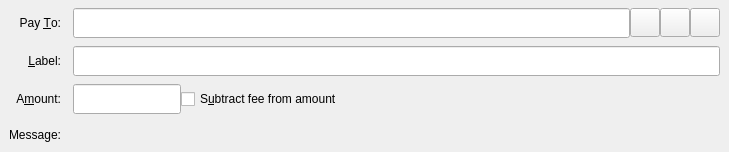
<?xml version="1.0" encoding="UTF-8"?>
<ui version="4.0">
 <class>SendCoinsEntry</class>
 <widget class="QStackedWidget" name="SendCoinsEntry">
  <property name="geometry">
   <rect>
    <x>0</x>
    <y>0</y>
    <width>729</width>
    <height>152</height>
   </rect>
  </property>
  <property name="focusPolicy">
   <enum>Qt::TabFocus</enum>
  </property>
  <property name="autoFillBackground">
   <bool>false</bool>
  </property>
  <widget class="QFrame" name="SendCoins">
   <property name="toolTip">
    <string>This is a normal payment.</string>
   </property>
   <property name="frameShape">
    <enum>QFrame::NoFrame</enum>
   </property>
   <layout class="QGridLayout" name="gridLayout">
    <property name="topMargin">
     <number>8</number>
    </property>
    <property name="bottomMargin">
     <number>4</number>
    </property>
    <property name="horizontalSpacing">
     <number>12</number>
    </property>
    <property name="verticalSpacing">
     <number>8</number>
    </property>
    <item row="0" column="0">
     <widget class="QLabel" name="payToLabel">
      <property name="text">
       <string>Pay &amp;To:</string>
      </property>
      <property name="alignment">
       <set>Qt::AlignRight|Qt::AlignTrailing|Qt::AlignVCenter</set>
      </property>
      <property name="buddy">
       <cstring>payTo</cstring>
      </property>
     </widget>
    </item>
    <item row="3" column="1">
     <widget class="QLabel" name="messageTextLabel">
      <property name="toolTip">
       <string>A message that was attached to the bitcredit: URI which will be stored with the transaction for your reference. Note: This message will not be sent over the Bitcredit network.</string>
      </property>
      <property name="textFormat">
       <enum>Qt::PlainText</enum>
      </property>
     </widget>
    </item>
    <item row="3" column="0">
     <widget class="QLabel" name="messageLabel">
      <property name="text">
       <string>Message:</string>
      </property>
      <property name="alignment">
       <set>Qt::AlignRight|Qt::AlignTrailing|Qt::AlignVCenter</set>
      </property>
     </widget>
    </item>
    <item row="2" column="0">
     <widget class="QLabel" name="amountLabel">
      <property name="text">
       <string>A&amp;mount:</string>
      </property>
      <property name="alignment">
       <set>Qt::AlignRight|Qt::AlignTrailing|Qt::AlignVCenter</set>
      </property>
      <property name="buddy">
       <cstring>payAmount</cstring>
      </property>
     </widget>
    </item>
    <item row="1" column="0">
     <widget class="QLabel" name="labellLabel">
      <property name="text">
       <string>&amp;Label:</string>
      </property>
      <property name="alignment">
       <set>Qt::AlignRight|Qt::AlignTrailing|Qt::AlignVCenter</set>
      </property>
      <property name="buddy">
       <cstring>addAsLabel</cstring>
      </property>
     </widget>
    </item>
    <item row="1" column="1">
     <widget class="QLineEdit" name="addAsLabel">
      <property name="minimumSize">
       <size>
        <width>0</width>
        <height>30</height>
       </size>
      </property>
      <property name="toolTip">
       <string>Enter a label for this address to add it to the list of used addresses</string>
      </property>
     </widget>
    </item>
    <item row="0" column="1">
     <layout class="QHBoxLayout" name="payToLayout">
      <property name="spacing">
       <number>0</number>
      </property>
      <item>
       <widget class="QValidatedLineEdit" name="payTo">
        <property name="minimumSize">
         <size>
          <width>0</width>
          <height>30</height>
         </size>
        </property>
        <property name="toolTip">
         <string>The Bitcredit address to send the payment to</string>
        </property>
       </widget>
      </item>
      <item>
       <widget class="QToolButton" name="addressBookButton">
        <property name="toolTip">
         <string>Choose previously used address</string>
        </property>
        <property name="text">
         <string/>
        </property>
        <property name="icon">
         <iconset resource="../bitcredit.qrc">
          <normaloff>:/icons/address-book</normaloff>:/icons/address-book</iconset>
        </property>
        <property name="iconSize">
         <size>
          <width>22</width>
          <height>22</height>
         </size>
        </property>
        <property name="shortcut">
         <string>Alt+A</string>
        </property>
       </widget>
      </item>
      <item>
       <widget class="QToolButton" name="pasteButton">
        <property name="toolTip">
         <string>Paste address from clipboard</string>
        </property>
        <property name="text">
         <string/>
        </property>
        <property name="icon">
         <iconset resource="../bitcredit.qrc">
          <normaloff>:/icons/editpaste</normaloff>:/icons/editpaste</iconset>
        </property>
        <property name="iconSize">
         <size>
          <width>22</width>
          <height>22</height>
         </size>
        </property>
        <property name="shortcut">
         <string>Alt+P</string>
        </property>
       </widget>
      </item>
      <item>
       <widget class="QToolButton" name="deleteButton">
        <property name="toolTip">
         <string>Remove this entry</string>
        </property>
        <property name="text">
         <string/>
        </property>
        <property name="icon">
         <iconset resource="../bitcredit.qrc">
          <normaloff>:/icons/remove</normaloff>:/icons/remove</iconset>
        </property>
        <property name="iconSize">
         <size>
          <width>22</width>
          <height>22</height>
         </size>
        </property>
       </widget>
      </item>
     </layout>
    </item>
    <item row="2" column="1">
     <layout class="QHBoxLayout" name="horizontalLayoutAmount" stretch="0,1">
      <item>
       <widget class="BitcreditAmountField" name="payAmount">
        <property name="minimumSize">
         <size>
          <width>0</width>
          <height>30</height>
         </size>
        </property>
       </widget>
      </item>
      <item>
       <widget class="QCheckBox" name="checkboxSubtractFeeFromAmount">
        <property name="toolTip">
         <string>The fee will be deducted from the amount being sent. The recipient will receive less bitcredits than you enter in the amount field. If multiple recipients are selected, the fee is split equally.</string>
        </property>
        <property name="text">
         <string>S&amp;ubtract fee from amount</string>
        </property>
       </widget>
      </item>
     </layout>
    </item>
   </layout>
  </widget>
  <widget class="QFrame" name="SendCoins_UnauthenticatedPaymentRequest">
   <property name="palette">
    <palette>
     <active>
      <colorrole role="WindowText">
       <brush brushstyle="SolidPattern">
        <color alpha="255">
         <red>0</red>
         <green>0</green>
         <blue>0</blue>
        </color>
       </brush>
      </colorrole>
      <colorrole role="Button">
       <brush brushstyle="SolidPattern">
        <color alpha="255">
         <red>255</red>
         <green>255</green>
         <blue>127</blue>
        </color>
       </brush>
      </colorrole>
      <colorrole role="Light">
       <brush brushstyle="SolidPattern">
        <color alpha="255">
         <red>255</red>
         <green>255</green>
         <blue>255</blue>
        </color>
       </brush>
      </colorrole>
      <colorrole role="Midlight">
       <brush brushstyle="SolidPattern">
        <color alpha="255">
         <red>255</red>
         <green>255</green>
         <blue>191</blue>
        </color>
       </brush>
      </colorrole>
      <colorrole role="Dark">
       <brush brushstyle="SolidPattern">
        <color alpha="255">
         <red>127</red>
         <green>127</green>
         <blue>63</blue>
        </color>
       </brush>
      </colorrole>
      <colorrole role="Mid">
       <brush brushstyle="SolidPattern">
        <color alpha="255">
         <red>170</red>
         <green>170</green>
         <blue>84</blue>
        </color>
       </brush>
      </colorrole>
      <colorrole role="Text">
       <brush brushstyle="SolidPattern">
        <color alpha="255">
         <red>0</red>
         <green>0</green>
         <blue>0</blue>
        </color>
       </brush>
      </colorrole>
      <colorrole role="BrightText">
       <brush brushstyle="SolidPattern">
        <color alpha="255">
         <red>255</red>
         <green>255</green>
         <blue>255</blue>
        </color>
       </brush>
      </colorrole>
      <colorrole role="ButtonText">
       <brush brushstyle="SolidPattern">
        <color alpha="255">
         <red>0</red>
         <green>0</green>
         <blue>0</blue>
        </color>
       </brush>
      </colorrole>
      <colorrole role="Base">
       <brush brushstyle="SolidPattern">
        <color alpha="255">
         <red>255</red>
         <green>255</green>
         <blue>255</blue>
        </color>
       </brush>
      </colorrole>
      <colorrole role="Window">
       <brush brushstyle="SolidPattern">
        <color alpha="255">
         <red>255</red>
         <green>255</green>
         <blue>127</blue>
        </color>
       </brush>
      </colorrole>
      <colorrole role="Shadow">
       <brush brushstyle="SolidPattern">
        <color alpha="255">
         <red>0</red>
         <green>0</green>
         <blue>0</blue>
        </color>
       </brush>
      </colorrole>
      <colorrole role="AlternateBase">
       <brush brushstyle="SolidPattern">
        <color alpha="255">
         <red>255</red>
         <green>255</green>
         <blue>191</blue>
        </color>
       </brush>
      </colorrole>
      <colorrole role="ToolTipBase">
       <brush brushstyle="SolidPattern">
        <color alpha="255">
         <red>255</red>
         <green>255</green>
         <blue>220</blue>
        </color>
       </brush>
      </colorrole>
      <colorrole role="ToolTipText">
       <brush brushstyle="SolidPattern">
        <color alpha="255">
         <red>0</red>
         <green>0</green>
         <blue>0</blue>
        </color>
       </brush>
      </colorrole>
     </active>
     <inactive>
      <colorrole role="WindowText">
       <brush brushstyle="SolidPattern">
        <color alpha="255">
         <red>0</red>
         <green>0</green>
         <blue>0</blue>
        </color>
       </brush>
      </colorrole>
      <colorrole role="Button">
       <brush brushstyle="SolidPattern">
        <color alpha="255">
         <red>255</red>
         <green>255</green>
         <blue>127</blue>
        </color>
       </brush>
      </colorrole>
      <colorrole role="Light">
       <brush brushstyle="SolidPattern">
        <color alpha="255">
         <red>255</red>
         <green>255</green>
         <blue>255</blue>
        </color>
       </brush>
      </colorrole>
      <colorrole role="Midlight">
       <brush brushstyle="SolidPattern">
        <color alpha="255">
         <red>255</red>
         <green>255</green>
         <blue>191</blue>
        </color>
       </brush>
      </colorrole>
      <colorrole role="Dark">
       <brush brushstyle="SolidPattern">
        <color alpha="255">
         <red>127</red>
         <green>127</green>
         <blue>63</blue>
        </color>
       </brush>
      </colorrole>
      <colorrole role="Mid">
       <brush brushstyle="SolidPattern">
        <color alpha="255">
         <red>170</red>
         <green>170</green>
         <blue>84</blue>
        </color>
       </brush>
      </colorrole>
      <colorrole role="Text">
       <brush brushstyle="SolidPattern">
        <color alpha="255">
         <red>0</red>
         <green>0</green>
         <blue>0</blue>
        </color>
       </brush>
      </colorrole>
      <colorrole role="BrightText">
       <brush brushstyle="SolidPattern">
        <color alpha="255">
         <red>255</red>
         <green>255</green>
         <blue>255</blue>
        </color>
       </brush>
      </colorrole>
      <colorrole role="ButtonText">
       <brush brushstyle="SolidPattern">
        <color alpha="255">
         <red>0</red>
         <green>0</green>
         <blue>0</blue>
        </color>
       </brush>
      </colorrole>
      <colorrole role="Base">
       <brush brushstyle="SolidPattern">
        <color alpha="255">
         <red>255</red>
         <green>255</green>
         <blue>255</blue>
        </color>
       </brush>
      </colorrole>
      <colorrole role="Window">
       <brush brushstyle="SolidPattern">
        <color alpha="255">
         <red>255</red>
         <green>255</green>
         <blue>127</blue>
        </color>
       </brush>
      </colorrole>
      <colorrole role="Shadow">
       <brush brushstyle="SolidPattern">
        <color alpha="255">
         <red>0</red>
         <green>0</green>
         <blue>0</blue>
        </color>
       </brush>
      </colorrole>
      <colorrole role="AlternateBase">
       <brush brushstyle="SolidPattern">
        <color alpha="255">
         <red>255</red>
         <green>255</green>
         <blue>191</blue>
        </color>
       </brush>
      </colorrole>
      <colorrole role="ToolTipBase">
       <brush brushstyle="SolidPattern">
        <color alpha="255">
         <red>255</red>
         <green>255</green>
         <blue>220</blue>
        </color>
       </brush>
      </colorrole>
      <colorrole role="ToolTipText">
       <brush brushstyle="SolidPattern">
        <color alpha="255">
         <red>0</red>
         <green>0</green>
         <blue>0</blue>
        </color>
       </brush>
      </colorrole>
     </inactive>
     <disabled>
      <colorrole role="WindowText">
       <brush brushstyle="SolidPattern">
        <color alpha="255">
         <red>127</red>
         <green>127</green>
         <blue>63</blue>
        </color>
       </brush>
      </colorrole>
      <colorrole role="Button">
       <brush brushstyle="SolidPattern">
        <color alpha="255">
         <red>255</red>
         <green>255</green>
         <blue>127</blue>
        </color>
       </brush>
      </colorrole>
      <colorrole role="Light">
       <brush brushstyle="SolidPattern">
        <color alpha="255">
         <red>255</red>
         <green>255</green>
         <blue>255</blue>
        </color>
       </brush>
      </colorrole>
      <colorrole role="Midlight">
       <brush brushstyle="SolidPattern">
        <color alpha="255">
         <red>255</red>
         <green>255</green>
         <blue>191</blue>
        </color>
       </brush>
      </colorrole>
      <colorrole role="Dark">
       <brush brushstyle="SolidPattern">
        <color alpha="255">
         <red>127</red>
         <green>127</green>
         <blue>63</blue>
        </color>
       </brush>
      </colorrole>
      <colorrole role="Mid">
       <brush brushstyle="SolidPattern">
        <color alpha="255">
         <red>170</red>
         <green>170</green>
         <blue>84</blue>
        </color>
       </brush>
      </colorrole>
      <colorrole role="Text">
       <brush brushstyle="SolidPattern">
        <color alpha="255">
         <red>127</red>
         <green>127</green>
         <blue>63</blue>
        </color>
       </brush>
      </colorrole>
      <colorrole role="BrightText">
       <brush brushstyle="SolidPattern">
        <color alpha="255">
         <red>255</red>
         <green>255</green>
         <blue>255</blue>
        </color>
       </brush>
      </colorrole>
      <colorrole role="ButtonText">
       <brush brushstyle="SolidPattern">
        <color alpha="255">
         <red>127</red>
         <green>127</green>
         <blue>63</blue>
        </color>
       </brush>
      </colorrole>
      <colorrole role="Base">
       <brush brushstyle="SolidPattern">
        <color alpha="255">
         <red>255</red>
         <green>255</green>
         <blue>127</blue>
        </color>
       </brush>
      </colorrole>
      <colorrole role="Window">
       <brush brushstyle="SolidPattern">
        <color alpha="255">
         <red>255</red>
         <green>255</green>
         <blue>127</blue>
        </color>
       </brush>
      </colorrole>
      <colorrole role="Shadow">
       <brush brushstyle="SolidPattern">
        <color alpha="255">
         <red>0</red>
         <green>0</green>
         <blue>0</blue>
        </color>
       </brush>
      </colorrole>
      <colorrole role="AlternateBase">
       <brush brushstyle="SolidPattern">
        <color alpha="255">
         <red>255</red>
         <green>255</green>
         <blue>127</blue>
        </color>
       </brush>
      </colorrole>
      <colorrole role="ToolTipBase">
       <brush brushstyle="SolidPattern">
        <color alpha="255">
         <red>255</red>
         <green>255</green>
         <blue>220</blue>
        </color>
       </brush>
      </colorrole>
      <colorrole role="ToolTipText">
       <brush brushstyle="SolidPattern">
        <color alpha="255">
         <red>0</red>
         <green>0</green>
         <blue>0</blue>
        </color>
       </brush>
      </colorrole>
     </disabled>
    </palette>
   </property>
   <property name="toolTip">
    <string>This is an unauthenticated payment request.</string>
   </property>
   <property name="autoFillBackground">
    <bool>true</bool>
   </property>
   <property name="frameShape">
    <enum>QFrame::NoFrame</enum>
   </property>
   <layout class="QGridLayout" name="gridLayout_is">
    <property name="spacing">
     <number>12</number>
    </property>
    <item row="0" column="0">
     <widget class="QLabel" name="payToLabel_is">
      <property name="text">
       <string>Pay To:</string>
      </property>
      <property name="alignment">
       <set>Qt::AlignRight|Qt::AlignTrailing|Qt::AlignVCenter</set>
      </property>
     </widget>
    </item>
    <item row="0" column="1">
     <layout class="QHBoxLayout" name="payToLayout_is">
      <property name="spacing">
       <number>0</number>
      </property>
      <item>
       <widget class="QLabel" name="payTo_is"/>
      </item>
      <item>
       <widget class="QToolButton" name="deleteButton_is">
        <property name="toolTip">
         <string>Remove this entry</string>
        </property>
        <property name="text">
         <string/>
        </property>
        <property name="icon">
         <iconset resource="../bitcredit.qrc">
          <normaloff>:/icons/remove</normaloff>:/icons/remove</iconset>
        </property>
       </widget>
      </item>
     </layout>
    </item>
    <item row="1" column="0">
     <widget class="QLabel" name="memoLabel_is">
      <property name="text">
       <string>Memo:</string>
      </property>
      <property name="alignment">
       <set>Qt::AlignRight|Qt::AlignTrailing|Qt::AlignVCenter</set>
      </property>
     </widget>
    </item>
    <item row="1" column="1">
     <widget class="QLabel" name="memoTextLabel_is">
      <property name="textFormat">
       <enum>Qt::PlainText</enum>
      </property>
     </widget>
    </item>
    <item row="2" column="0">
     <widget class="QLabel" name="amountLabel_is">
      <property name="text">
       <string>A&amp;mount:</string>
      </property>
      <property name="alignment">
       <set>Qt::AlignRight|Qt::AlignTrailing|Qt::AlignVCenter</set>
      </property>
      <property name="buddy">
       <cstring>payAmount_is</cstring>
      </property>
     </widget>
    </item>
    <item row="2" column="1">
     <widget class="BitcreditAmountField" name="payAmount_is">
      <property name="acceptDrops">
       <bool>false</bool>
      </property>
     </widget>
    </item>
   </layout>
  </widget>
  <widget class="QFrame" name="SendCoins_AuthenticatedPaymentRequest">
   <property name="palette">
    <palette>
     <active>
      <colorrole role="WindowText">
       <brush brushstyle="SolidPattern">
        <color alpha="255">
         <red>0</red>
         <green>0</green>
         <blue>0</blue>
        </color>
       </brush>
      </colorrole>
      <colorrole role="Button">
       <brush brushstyle="SolidPattern">
        <color alpha="255">
         <red>140</red>
         <green>232</green>
         <blue>119</blue>
        </color>
       </brush>
      </colorrole>
      <colorrole role="Light">
       <brush brushstyle="SolidPattern">
        <color alpha="255">
         <red>230</red>
         <green>255</green>
         <blue>224</blue>
        </color>
       </brush>
      </colorrole>
      <colorrole role="Midlight">
       <brush brushstyle="SolidPattern">
        <color alpha="255">
         <red>185</red>
         <green>243</green>
         <blue>171</blue>
        </color>
       </brush>
      </colorrole>
      <colorrole role="Dark">
       <brush brushstyle="SolidPattern">
        <color alpha="255">
         <red>70</red>
         <green>116</green>
         <blue>59</blue>
        </color>
       </brush>
      </colorrole>
      <colorrole role="Mid">
       <brush brushstyle="SolidPattern">
        <color alpha="255">
         <red>93</red>
         <green>155</green>
         <blue>79</blue>
        </color>
       </brush>
      </colorrole>
      <colorrole role="Text">
       <brush brushstyle="SolidPattern">
        <color alpha="255">
         <red>0</red>
         <green>0</green>
         <blue>0</blue>
        </color>
       </brush>
      </colorrole>
      <colorrole role="BrightText">
       <brush brushstyle="SolidPattern">
        <color alpha="255">
         <red>155</red>
         <green>255</green>
         <blue>147</blue>
        </color>
       </brush>
      </colorrole>
      <colorrole role="ButtonText">
       <brush brushstyle="SolidPattern">
        <color alpha="255">
         <red>0</red>
         <green>0</green>
         <blue>0</blue>
        </color>
       </brush>
      </colorrole>
      <colorrole role="Base">
       <brush brushstyle="SolidPattern">
        <color alpha="255">
         <red>119</red>
         <green>255</green>
         <blue>233</blue>
        </color>
       </brush>
      </colorrole>
      <colorrole role="Window">
       <brush brushstyle="SolidPattern">
        <color alpha="255">
         <red>140</red>
         <green>232</green>
         <blue>119</blue>
        </color>
       </brush>
      </colorrole>
      <colorrole role="Shadow">
       <brush brushstyle="SolidPattern">
        <color alpha="255">
         <red>0</red>
         <green>0</green>
         <blue>0</blue>
        </color>
       </brush>
      </colorrole>
      <colorrole role="AlternateBase">
       <brush brushstyle="SolidPattern">
        <color alpha="255">
         <red>197</red>
         <green>243</green>
         <blue>187</blue>
        </color>
       </brush>
      </colorrole>
      <colorrole role="NoRole">
       <brush brushstyle="SolidPattern">
        <color alpha="255">
         <red>125</red>
         <green>194</green>
         <blue>122</blue>
        </color>
       </brush>
      </colorrole>
      <colorrole role="ToolTipBase">
       <brush brushstyle="SolidPattern">
        <color alpha="255">
         <red>255</red>
         <green>255</green>
         <blue>220</blue>
        </color>
       </brush>
      </colorrole>
      <colorrole role="ToolTipText">
       <brush brushstyle="SolidPattern">
        <color alpha="255">
         <red>0</red>
         <green>0</green>
         <blue>0</blue>
        </color>
       </brush>
      </colorrole>
     </active>
     <inactive>
      <colorrole role="WindowText">
       <brush brushstyle="SolidPattern">
        <color alpha="255">
         <red>0</red>
         <green>0</green>
         <blue>0</blue>
        </color>
       </brush>
      </colorrole>
      <colorrole role="Button">
       <brush brushstyle="SolidPattern">
        <color alpha="255">
         <red>140</red>
         <green>232</green>
         <blue>119</blue>
        </color>
       </brush>
      </colorrole>
      <colorrole role="Light">
       <brush brushstyle="SolidPattern">
        <color alpha="255">
         <red>230</red>
         <green>255</green>
         <blue>224</blue>
        </color>
       </brush>
      </colorrole>
      <colorrole role="Midlight">
       <brush brushstyle="SolidPattern">
        <color alpha="255">
         <red>185</red>
         <green>243</green>
         <blue>171</blue>
        </color>
       </brush>
      </colorrole>
      <colorrole role="Dark">
       <brush brushstyle="SolidPattern">
        <color alpha="255">
         <red>70</red>
         <green>116</green>
         <blue>59</blue>
        </color>
       </brush>
      </colorrole>
      <colorrole role="Mid">
       <brush brushstyle="SolidPattern">
        <color alpha="255">
         <red>93</red>
         <green>155</green>
         <blue>79</blue>
        </color>
       </brush>
      </colorrole>
      <colorrole role="Text">
       <brush brushstyle="SolidPattern">
        <color alpha="255">
         <red>0</red>
         <green>0</green>
         <blue>0</blue>
        </color>
       </brush>
      </colorrole>
      <colorrole role="BrightText">
       <brush brushstyle="SolidPattern">
        <color alpha="255">
         <red>155</red>
         <green>255</green>
         <blue>147</blue>
        </color>
       </brush>
      </colorrole>
      <colorrole role="ButtonText">
       <brush brushstyle="SolidPattern">
        <color alpha="255">
         <red>0</red>
         <green>0</green>
         <blue>0</blue>
        </color>
       </brush>
      </colorrole>
      <colorrole role="Base">
       <brush brushstyle="SolidPattern">
        <color alpha="255">
         <red>119</red>
         <green>255</green>
         <blue>233</blue>
        </color>
       </brush>
      </colorrole>
      <colorrole role="Window">
       <brush brushstyle="SolidPattern">
        <color alpha="255">
         <red>140</red>
         <green>232</green>
         <blue>119</blue>
        </color>
       </brush>
      </colorrole>
      <colorrole role="Shadow">
       <brush brushstyle="SolidPattern">
        <color alpha="255">
         <red>0</red>
         <green>0</green>
         <blue>0</blue>
        </color>
       </brush>
      </colorrole>
      <colorrole role="AlternateBase">
       <brush brushstyle="SolidPattern">
        <color alpha="255">
         <red>197</red>
         <green>243</green>
         <blue>187</blue>
        </color>
       </brush>
      </colorrole>
      <colorrole role="NoRole">
       <brush brushstyle="SolidPattern">
        <color alpha="255">
         <red>125</red>
         <green>194</green>
         <blue>122</blue>
        </color>
       </brush>
      </colorrole>
      <colorrole role="ToolTipBase">
       <brush brushstyle="SolidPattern">
        <color alpha="255">
         <red>255</red>
         <green>255</green>
         <blue>220</blue>
        </color>
       </brush>
      </colorrole>
      <colorrole role="ToolTipText">
       <brush brushstyle="SolidPattern">
        <color alpha="255">
         <red>0</red>
         <green>0</green>
         <blue>0</blue>
        </color>
       </brush>
      </colorrole>
     </inactive>
     <disabled>
      <colorrole role="WindowText">
       <brush brushstyle="SolidPattern">
        <color alpha="255">
         <red>70</red>
         <green>116</green>
         <blue>59</blue>
        </color>
       </brush>
      </colorrole>
      <colorrole role="Button">
       <brush brushstyle="SolidPattern">
        <color alpha="255">
         <red>140</red>
         <green>232</green>
         <blue>119</blue>
        </color>
       </brush>
      </colorrole>
      <colorrole role="Light">
       <brush brushstyle="SolidPattern">
        <color alpha="255">
         <red>230</red>
         <green>255</green>
         <blue>224</blue>
        </color>
       </brush>
      </colorrole>
      <colorrole role="Midlight">
       <brush brushstyle="SolidPattern">
        <color alpha="255">
         <red>185</red>
         <green>243</green>
         <blue>171</blue>
        </color>
       </brush>
      </colorrole>
      <colorrole role="Dark">
       <brush brushstyle="SolidPattern">
        <color alpha="255">
         <red>70</red>
         <green>116</green>
         <blue>59</blue>
        </color>
       </brush>
      </colorrole>
      <colorrole role="Mid">
       <brush brushstyle="SolidPattern">
        <color alpha="255">
         <red>93</red>
         <green>155</green>
         <blue>79</blue>
        </color>
       </brush>
      </colorrole>
      <colorrole role="Text">
       <brush brushstyle="SolidPattern">
        <color alpha="255">
         <red>70</red>
         <green>116</green>
         <blue>59</blue>
        </color>
       </brush>
      </colorrole>
      <colorrole role="BrightText">
       <brush brushstyle="SolidPattern">
        <color alpha="255">
         <red>155</red>
         <green>255</green>
         <blue>147</blue>
        </color>
       </brush>
      </colorrole>
      <colorrole role="ButtonText">
       <brush brushstyle="SolidPattern">
        <color alpha="255">
         <red>70</red>
         <green>116</green>
         <blue>59</blue>
        </color>
       </brush>
      </colorrole>
      <colorrole role="Base">
       <brush brushstyle="SolidPattern">
        <color alpha="255">
         <red>140</red>
         <green>232</green>
         <blue>119</blue>
        </color>
       </brush>
      </colorrole>
      <colorrole role="Window">
       <brush brushstyle="SolidPattern">
        <color alpha="255">
         <red>140</red>
         <green>232</green>
         <blue>119</blue>
        </color>
       </brush>
      </colorrole>
      <colorrole role="Shadow">
       <brush brushstyle="SolidPattern">
        <color alpha="255">
         <red>0</red>
         <green>0</green>
         <blue>0</blue>
        </color>
       </brush>
      </colorrole>
      <colorrole role="AlternateBase">
       <brush brushstyle="SolidPattern">
        <color alpha="255">
         <red>140</red>
         <green>232</green>
         <blue>119</blue>
        </color>
       </brush>
      </colorrole>
      <colorrole role="NoRole">
       <brush brushstyle="SolidPattern">
        <color alpha="255">
         <red>125</red>
         <green>194</green>
         <blue>122</blue>
        </color>
       </brush>
      </colorrole>
      <colorrole role="ToolTipBase">
       <brush brushstyle="SolidPattern">
        <color alpha="255">
         <red>255</red>
         <green>255</green>
         <blue>220</blue>
        </color>
       </brush>
      </colorrole>
      <colorrole role="ToolTipText">
       <brush brushstyle="SolidPattern">
        <color alpha="255">
         <red>0</red>
         <green>0</green>
         <blue>0</blue>
        </color>
       </brush>
      </colorrole>
     </disabled>
    </palette>
   </property>
   <property name="toolTip">
    <string>This is an authenticated payment request.</string>
   </property>
   <property name="autoFillBackground">
    <bool>true</bool>
   </property>
   <property name="frameShape">
    <enum>QFrame::NoFrame</enum>
   </property>
   <layout class="QGridLayout" name="gridLayout_s">
    <property name="spacing">
     <number>12</number>
    </property>
    <item row="0" column="0">
     <widget class="QLabel" name="payToLabel_s">
      <property name="text">
       <string>Pay To:</string>
      </property>
      <property name="alignment">
       <set>Qt::AlignRight|Qt::AlignTrailing|Qt::AlignVCenter</set>
      </property>
     </widget>
    </item>
    <item row="0" column="1">
     <layout class="QHBoxLayout" name="payToLayout_s">
      <property name="spacing">
       <number>0</number>
      </property>
      <item>
       <widget class="QLabel" name="payTo_s">
        <property name="textFormat">
         <enum>Qt::PlainText</enum>
        </property>
       </widget>
      </item>
      <item>
       <widget class="QToolButton" name="deleteButton_s">
        <property name="toolTip">
         <string>Remove this entry</string>
        </property>
        <property name="text">
         <string/>
        </property>
        <property name="icon">
         <iconset resource="../bitcredit.qrc">
          <normaloff>:/icons/remove</normaloff>:/icons/remove</iconset>
        </property>
       </widget>
      </item>
     </layout>
    </item>
    <item row="1" column="0">
     <widget class="QLabel" name="memoLabel_s">
      <property name="text">
       <string>Memo:</string>
      </property>
      <property name="alignment">
       <set>Qt::AlignRight|Qt::AlignTrailing|Qt::AlignVCenter</set>
      </property>
     </widget>
    </item>
    <item row="1" column="1">
     <widget class="QLabel" name="memoTextLabel_s">
      <property name="textFormat">
       <enum>Qt::PlainText</enum>
      </property>
     </widget>
    </item>
    <item row="2" column="0">
     <widget class="QLabel" name="amountLabel_s">
      <property name="text">
       <string>A&amp;mount:</string>
      </property>
      <property name="alignment">
       <set>Qt::AlignRight|Qt::AlignTrailing|Qt::AlignVCenter</set>
      </property>
      <property name="buddy">
       <cstring>payAmount_s</cstring>
      </property>
     </widget>
    </item>
    <item row="2" column="1">
     <widget class="BitcreditAmountField" name="payAmount_s">
      <property name="acceptDrops">
       <bool>false</bool>
      </property>
     </widget>
    </item>
   </layout>
  </widget>
 </widget>
 <customwidgets>
  <customwidget>
   <class>QValidatedLineEdit</class>
   <extends>QLineEdit</extends>
   <header>qvalidatedlineedit.h</header>
  </customwidget>
  <customwidget>
   <class>BitcreditAmountField</class>
   <extends>QLineEdit</extends>
   <header>bitcreditamountfield.h</header>
   <container>1</container>
  </customwidget>
 </customwidgets>
 <tabstops>
  <tabstop>payTo</tabstop>
  <tabstop>addressBookButton</tabstop>
  <tabstop>pasteButton</tabstop>
  <tabstop>deleteButton</tabstop>
  <tabstop>addAsLabel</tabstop>
  <tabstop>payAmount</tabstop>
  <tabstop>payAmount_is</tabstop>
  <tabstop>deleteButton_is</tabstop>
  <tabstop>payAmount_s</tabstop>
  <tabstop>deleteButton_s</tabstop>
 </tabstops>
 <resources>
  <include location="../bitcredit.qrc"/>
 </resources>
 <connections/>
</ui>
